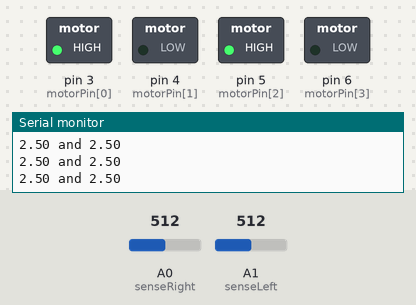
This sketch was run on a simulated Arduino Uno, built with avr-gcc and run on an emulated ATmega328P. Parts: switched loads named in the sketch (green lamp = pin HIGH), the last lines printed to the serial monitor. The test bench sets the inputs (shaded band); at power-on: A0 (senseRight) = 512, A1 (senseLeft) = 512.

Above: at 1.2 s.
1.3 s: A0 (senseRight) set to 111
2.8 s: A0 (senseRight) set to 93
At 4.0 s:
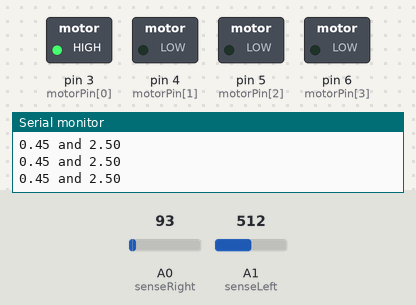
4.3 s: A1 (senseLeft) set to 114
5.8 s: A1 (senseLeft) set to 92
At 7.1 s:
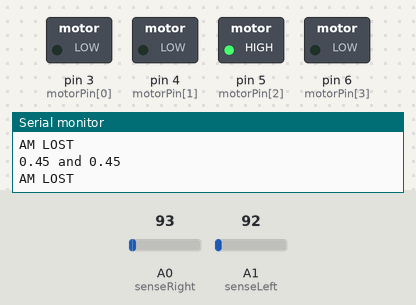
Timing chart, 0 to 8.3 s (numbered marks = the images above; inputs shaded):
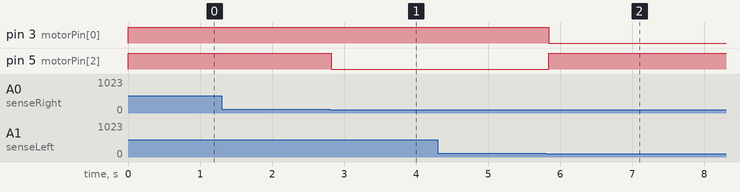

Measured:
- the behaviour switches between 103 and 102 on A0 (senseRight) (found by bisection; images 0 and 1)
- the behaviour switches between 103 and 102 on A1 (senseLeft) (found by bisection; images 1 and 2)
- after the input at 2.8 s, pin 5 (motorPin[2]): HIGH → LOW at once
- after the input at 5.8 s, pin 3 (motorPin[0]): HIGH → LOW at once; pin 5 (motorPin[2]): LOW → HIGH at once

The sketch:

line_follow.ino
```cpp
const int senseRight = A0;
const int senseLeft = A1;
byte motorPin[] = {3, 4, 5, 6};
int counter = 0;

void setup()
{
  Serial.begin(9600);
  pinMode(senseRight, INPUT_PULLUP);
  pinMode(senseLeft, INPUT_PULLUP);
  for (int x=0; x<4; x++) {
    pinMode(motorPin[x], OUTPUT);
  }
}

void loop() {
  int proximityADCRight = analogRead(senseRight);
  int proximityADCLeft = analogRead(senseLeft);
  float proximityVRight = (float)proximityADCRight * 5.0 / 1023.0;
  float proximityVLeft = (float)proximityADCLeft * 5.0 / 1023.0;

  Serial.println(String(proximityVRight) + " and " + String(proximityVLeft));

  if (proximityVLeft >= 0.5 && proximityVRight >= 0.5) {
    drive(255, 0.5);
  } else if (proximityVLeft < 0.5 && proximityVRight >= 0.5) {
    turn(255,"r", 1);
  } else if (proximityVLeft >= 0.5 && proximityVRight < 0.5) {
    turn(255,"l", 1);
  } else {
    Serial.println("AM LOST");
    turn(255,"r", 0.5);
  }
}

void drive(int vel, int wait) {
  analogWrite(motorPin[0], vel);
  analogWrite(motorPin[2], vel);
}

void turn(int vel, String dir, int wait) {
  if (dir == "r") {
    analogWrite(motorPin[0], 0);
    analogWrite(motorPin[2], vel);
  } else if (dir == "l") {
    analogWrite(motorPin[0], vel);
    analogWrite(motorPin[2], 0);
  }
}
```
